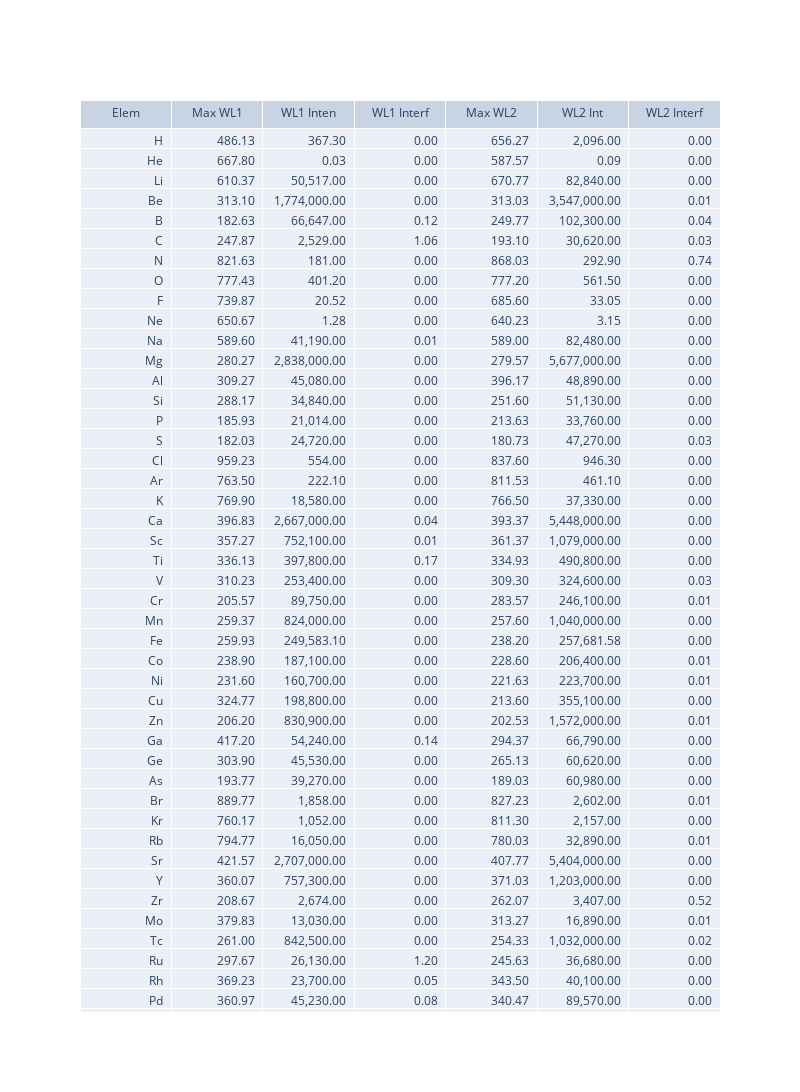

This figure's notebook cell:
### Code cell
#Make a table of this data with relevant wavelengths for every element
#Each data row will contain [el_sym, wl_1, wl_1_int, wl1_pct_intfc, wl_2, wl_2_int,wl2_pct_intfc]
#plotly takes data in column form
all_lines = np.sum(el_lines, axis=0)
el_col = []
wl1_col = []
wl1_int_col = []
wl1_pct_intfc = []
wl2_col = []
wl2_int_col =[]
wl2_pct_intfc = []
for el in avail_elem:
    el_col.append(el)
    #find the two max intensity wavelengths
    el_ind = el_index[el]
    max_2ind = np.argpartition(el_lines[el_ind],-2)[-2:]
    wl1_col.append(f'{wave[max_2ind][0]:,.2f}')
    wl2_col.append(f'{wave[max_2ind][1]:,.2f}')
    wl1_int_col.append(f'{el_lines[el_ind][max_2ind][0]:,.2f}')
    wl2_int_col.append(f'{el_lines[el_ind][max_2ind][1]:,.2f}')
    #get additive spectrum of all other lines without this element
    el_others = all_lines - el_lines[el_ind]
    line_intc = el_others[max_2ind] / el_lines[el_ind][max_2ind]
    wl1_pct_intfc.append(f'{line_intc[0]:.2f}')
    wl2_pct_intfc.append(f'{line_intc[1]:.2f}')

tab_head = ['Elem','Max WL1','WL1 Inten', 'WL1 Interf', 'Max WL2','WL2 Int','WL2 Interf']

fig = go.Figure(data=[go.Table(header=dict(values=tab_head),
        cells=dict(values=[el_col, wl1_col, wl1_int_col, wl1_pct_intfc, wl2_col, wl2_int_col, wl2_pct_intfc],align='right'))])

fig.update_layout(width=800, height=1900)
                    
fig.show()

### Figure 1 — Plotly figure (JSON) as saved in the notebook; plotly's stock layout.template omitted (floating-point values rounded to 4 significant figures; data arrays with more than 128 entries replaced by an {"elided": "..."} marker saying what was removed)
{"data": [{"cells": {"align": "right", "values": {"elided": "7x80 str values"}}, "header": {"values": ["Elem", "Max WL1", "WL1 Inten", "WL1 Interf", "Max WL2", "WL2 Int", "WL2 Interf"]}, "type": "table"}], "layout": {"height": 1900, "width": 800}}
